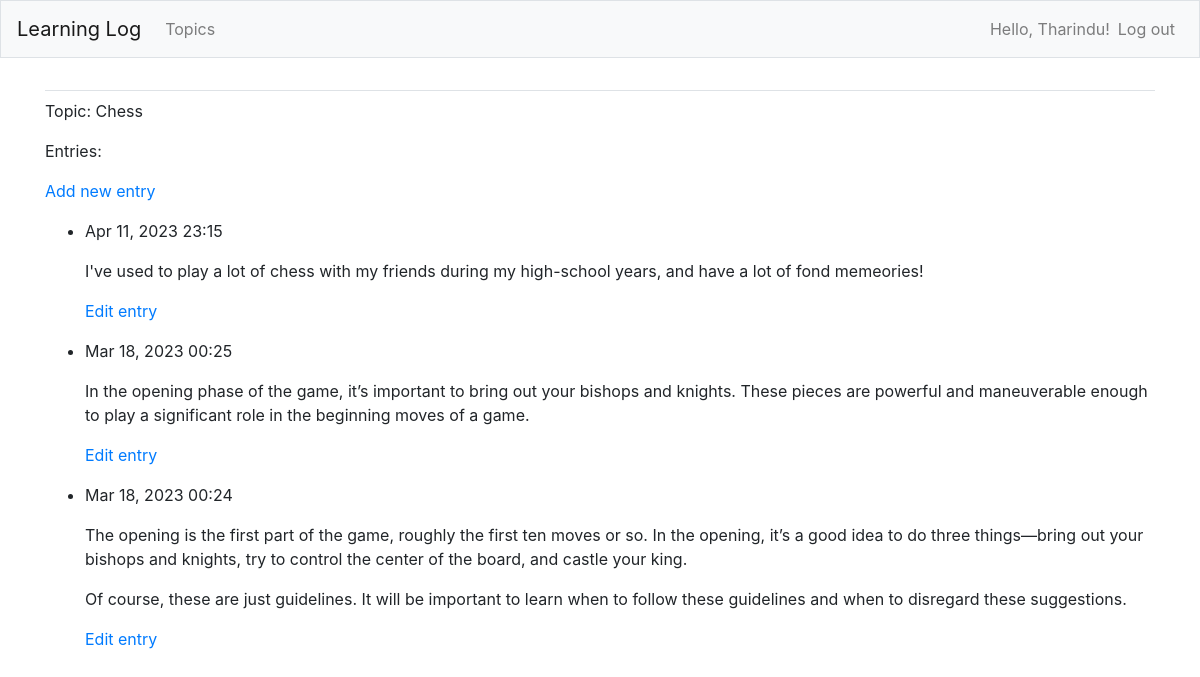
The page /topics/1/ (signed in) on the database its author committed.
### learning_logs/models.py (models this page shows, shortened)
class Topic(models.Model):
    text = models.CharField(max_length=200)
    date_added = models.DateTimeField(auto_now_add=True)
    owner = models.ForeignKey(User, on_delete=models.CASCADE)
    def __str__(self) -> str:
        return self.text

class Entry(models.Model):
    topic = models.ForeignKey(Topic, on_delete=models.CASCADE)
    text = models.TextField()
    date_added = models.DateTimeField(auto_now_add=True)
    class Meta:
        verbose_name_plural = 'entries'

### learning_logs/views.py (the view)
# urls.py: path('topics/<int:topic_id>/', views.topic, name='topic'),
@login_required
def topic(request, topic_id):
    topic = Topic.objects.get(id=topic_id)
    if topic.owner != request.user:
        raise Http404
    entries = topic.entry_set.order_by('-date_added')
    context = {'topic': topic, 'entries': entries}
    return render(request, 'learning_logs/topic.html', context)

### learning_logs/templates/learning_logs/topic.html
{% extends 'learning_logs/base.html' %}
{% block content %}
    <p>Topic: {{ topic }}</p>
    <p>Entries:</p>
    <p>
        <a href="{% url 'learning_logs:new_entry' topic.id %}">Add new entry</a>
    </p>
    <ul>
        {% for entry in entries %}
            <li>
                <p>{{ entry.date_added|date:'M d, Y H:i' }}</p>
                <p>{{ entry.text|linebreaks }}</p>
                <p>
                    <a href="{% url 'learning_logs:edit_entry' entry.id %}">Edit entry</a>
                </p>
            </li>
        {% empty %}
            <li>There are no entries for this topic yet.</li>
        {% endfor %}
    </ul>
{% endblock content %}

### learning_logs/templates/learning_logs/base.html (shortened to what this page needs)
{% load bootstrap4 %}
<!doctype html>
<html lang="en">
<head>
    {% bootstrap_css %}
</head>
<body>
    <nav class="navbar navbar-expand-md navbar-light bg-light mb-4 border">
        <a class="navbar-brand" href="{% url 'learning_logs:index' %}">Learning Log</a>
        <div class="collapse navbar-collapse" id="navbarCollapse">
            <ul class="navbar-nav mr-auto">
                <li class="nav-item">
                    <a class="nav-link" href="{% url 'learning_logs:topics' %}">Topics</a>
                </li>
            </ul>
            <ul class="navbar-nav ml-auto">
                {% if user.is_authenticated %}
                    <li class="nav-item">
                        <span class="navbar-text">Hello, {{ user.username.capitalize }}!</span>
                    </li>
                    <li class="nav-item">
                        <a class="nav-link" href="{% url 'users:logout' %}">Log out</a>
                    </li>
                {% endif %}
            </ul>
        </div>
    </nav>
    <main role="main" class="container">
        <div class="pb-2 mb-2 border-bottom">
        </div>
        <div>
            {% block content %}{% endblock content %}
        </div>
    </main>
</body>
</html>

### rows shown on the page
Topic: text "Chess"
Entry: date_added "Apr 11, 2023 23:15", text "I've used to play a lot of chess with my friends during my high-school years, and have a lot of fond memeories!"
Entry: date_added "Mar 18, 2023 00:25", text "In the opening phase of the game, it’s important to bring out your bishops and knights. These pieces are powerful and maneuverable enough to play a significant role in the beginning moves of a game."
Entry: date_added "Mar 18, 2023 00:24", text "The opening is the first part of the game, roughly the first ten moves or so. In the opening, it’s a good idea to do three things—bring out your bishops and knights, try to control the center of the board, and castle your king. Of course, these are just guidelines. It will be important to learn when to follow these guidelines and when to disregard these suggestions."

### other values the page prints
{{ user.username.capitalize }} "Tharindu"
